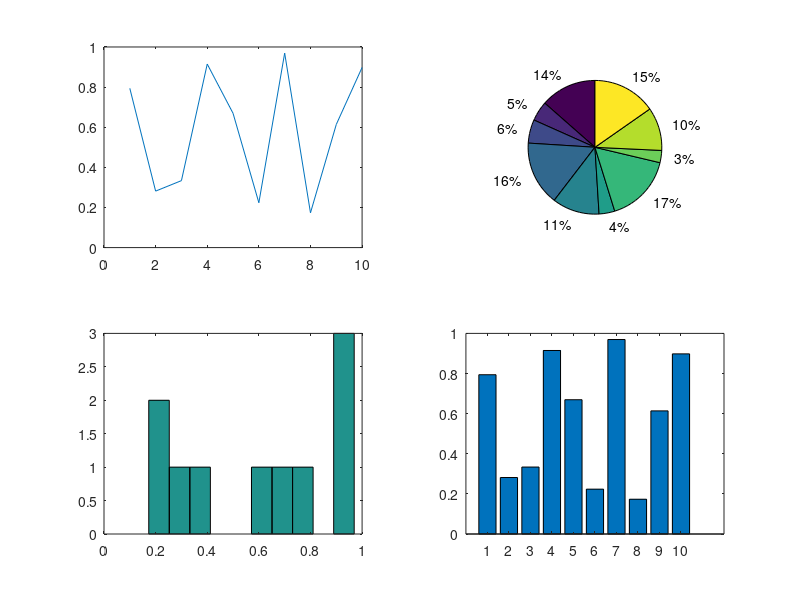

Here is the MATLAB script that generated this plot:
x = rand(10,1);
subplot(2,2,1);
plot(x);
subplot(2,2,2);
pie(x);
subplot(2,2,3);
hist(x);
subplot(2,2,4);
bar(x);